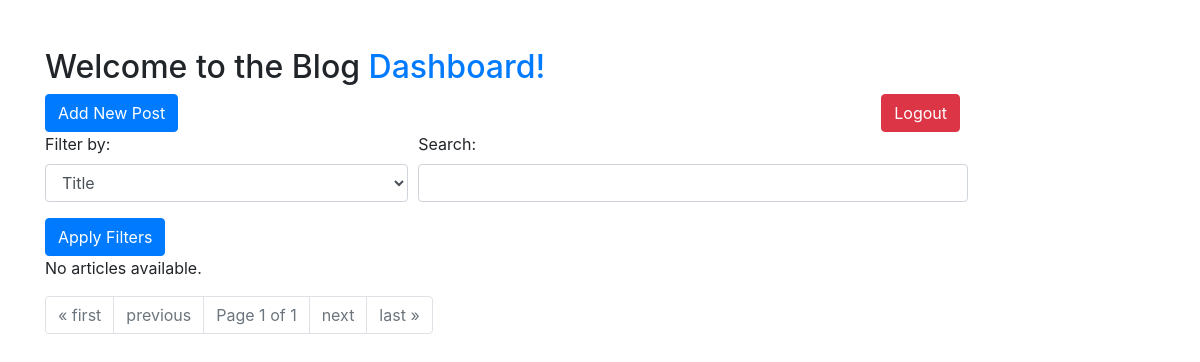
Before: /dashboard/ (signed in) with the older database file.
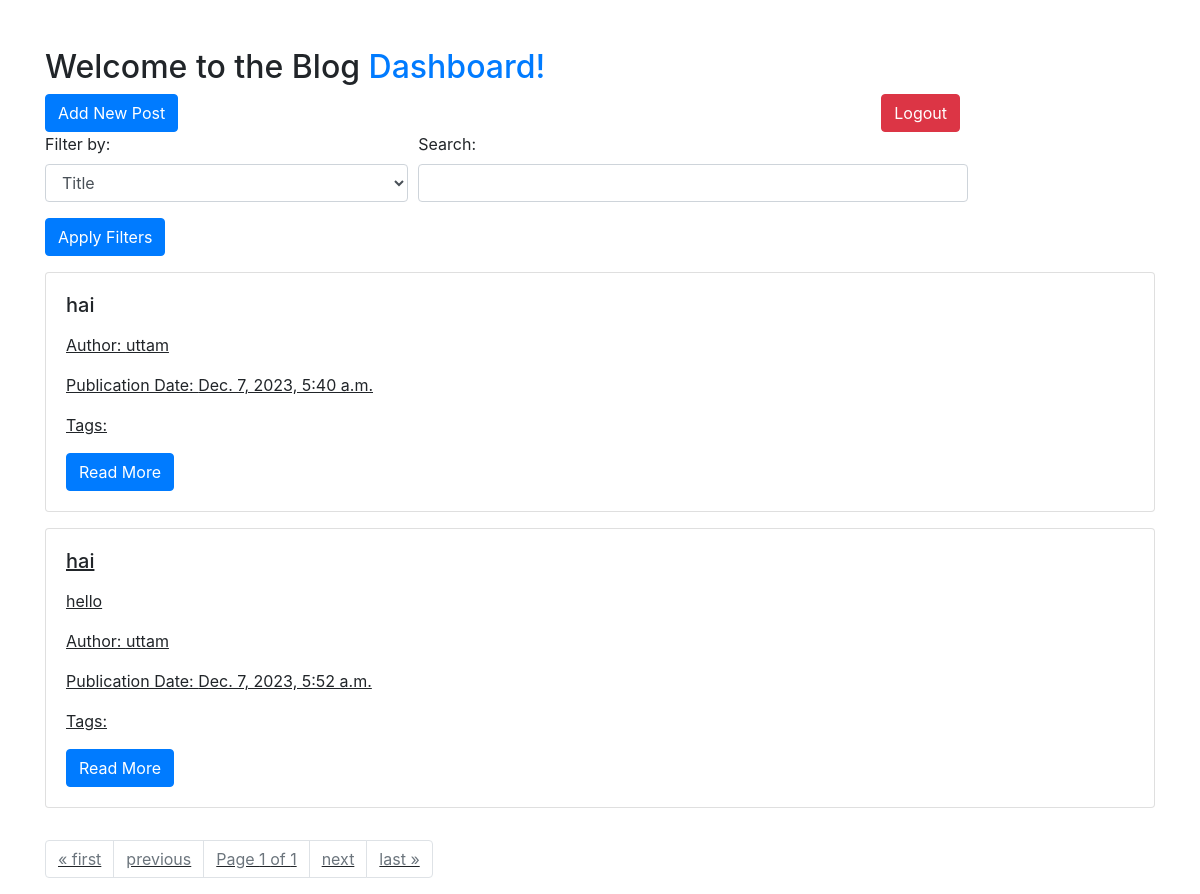
After: the same page with the newer database file.
### articles/models.py (models this page shows, shortened)
class Article(models.Model):
    title = models.CharField(max_length=200)
    content = RichTextField()
    author = models.ForeignKey(User, on_delete=models.CASCADE)
    publication_date = models.DateTimeField(auto_now_add=True)
    tags = models.CharField(max_length=100, blank=True)
    file = models.FileField(upload_to='article_files/', null=True, blank=True)

### articles/views.py (the view)
# urls.py: path('dashboard/', dashboard, name='dashboard'),
@login_required
def dashboard(request):
    articles_list = Article.objects.all()
    if request.method == 'POST':
        form = ArticleForm(request.POST, request.FILES)
        if form.is_valid():
            article = form.save(commit=False)
            article.author = request.user
            article.save()
            messages.success(request,"Post Succesfull")
            return redirect('dashboard')
        else:
            messages.error(request,form.errors)
    else:
        query = request.GET.get('q')
        filter_option = request.GET.get('filter_option')
        articles = Article.objects.all()
        filter_mapping = {
            'title': 'title__icontains',
            'content': 'content__icontains',
            'tags': 'tags__icontains',
            'author': 'author__username__icontains',
        }
        if filter_option in filter_mapping and query is not None:
            articles_list = articles.filter(**{filter_mapping[filter_option]: query})
        form = ArticleForm()
    paginator = Paginator(articles_list, 3)
    page = request.GET.get('page')
    try:
        articles = paginator.page(page)
    except PageNotAnInteger:
        articles = paginator.page(1)
    except EmptyPage:
        articles = paginator.page(paginator.num_pages)
    return render(request, 'dashboard.html',  {'articles': articles, 'form': form})

### articles/forms.py
class ArticleForm(forms.ModelForm):
    class Meta:
        model = Article
        fields = ['title', 'content', 'tags', 'file']
        widgets = {
            'content': CKEditorWidget(),
        }

### templates/dashboard.html (shortened to what this page needs)
<!DOCTYPE html>
<html lang="en">
<head>
    <link rel="stylesheet" href="https://stackpath.bootstrapcdn.com/bootstrap/4.5.2/css/bootstrap.min.css">
</head>
<body>
<div class="container mt-5">
    <h2>Welcome to the Blog  <a href="{% url 'dashboard' %}">Dashboard!</a></h2>
    <a href="{% url 'add_article' %}" class="btn btn-primary" >Add New Post</a>
    <a href="{% url 'logout' %}" class="btn btn-danger" style="flex-direction: column;     position: absolute;
    right: 20%;">Logout</a>
<form method="get" action="{% url 'dashboard' %}">
    <div class="form-row">
        <div class="form-group col-md-4">
            <label for="filterOption">Filter by:</label>
            <select class="form-control" id="filterOption" name="filter_option">
                <option value="title" {% if filter_option == 'title' %}selected{% endif %}>Title</option>
            </select>
        </div>
        <div class="form-group col-md-6">
            <label for="query">Search:</label>
            <input type="text" class="form-control" id="query" name="q" value="{{ query }}">
        </div>
    </div>
    <button type="submit" class="btn btn-primary">Apply Filters</button>
</form>
    {% if articles %}
        <ul class="list-group mt-3">
            {% for article in articles %}
        <div class="card mb-3">
            <div class="card-body">
                <h5 class="card-title">{{ article.title }}</h5>
                <p class="card-text">{{ article.content|safe|slice:":200" }}</p>
                <p class="card-text">Author: {{ article.author.username }}</p>
                <p class="card-text">Publication Date: {{ article.publication_date }}</p>
                <p class="card-text">Tags: {{article.tags}}</p>
                <a href="{% url 'article_detail' article.id %}" class="btn btn-primary">Read More</a>
            </div>
        </div>
    {% endfor %}
        </ul>
        {% else %}
        <p>No articles available.</p>
    {% endif %}
    <div class="mt-3">
        <nav aria-label="Page navigation example">
            <ul class="pagination">
                {% if articles.has_previous %}
                    <li class="page-item">
                        <a class="page-link" href="?page=1" tabindex="-1" aria-disabled="true">&laquo; first</a>
                    </li>
                    <li class="page-item">
                        <a class="page-link" href="?page={{ articles.previous_page_number }}">previous</a>
                    </li>
                {% else %}
                    <li class="page-item disabled">
                        <span class="page-link">&laquo; first</span>
                    </li>
                    <li class="page-item disabled">
                        <span class="page-link">previous</span>
                    </li>
                {% endif %}
                <li class="page-item disabled">
                    <span class="page-link">Page {{ articles.number }} of {{ articles.paginator.num_pages }}</span>
                </li>
                {% if articles.has_next %}
                    <li class="page-item">
                        <a class="page-link" href="?page={{ articles.next_page_number }}">next</a>
                    </li>
                    <li class="page-item">
                        <a class="page-link" href="?page={{ articles.paginator.num_pages }}">last &raquo;</a>
                    </li>
                {% else %}
                    <li class="page-item disabled">
                        <span class="page-link">next</span>
                    </li>
                    <li class="page-item disabled">
                        <span class="page-link">last &raquo;</span>
                    </li>
                {% endif %}
            </ul>
        </nav>
    </div>
    </div>
</body>
</html>

Changed rows visible on the page:
added Article: title "hai", author.username "uttam", publication_date "Dec. 7, 2023, 5:40 a.m."
added Article: title "hai", content "hello", author.username "uttam", publication_date "Dec. 7, 2023, 5:52 a.m."
Other visible differences:
text no longer shown: "No articles available."
